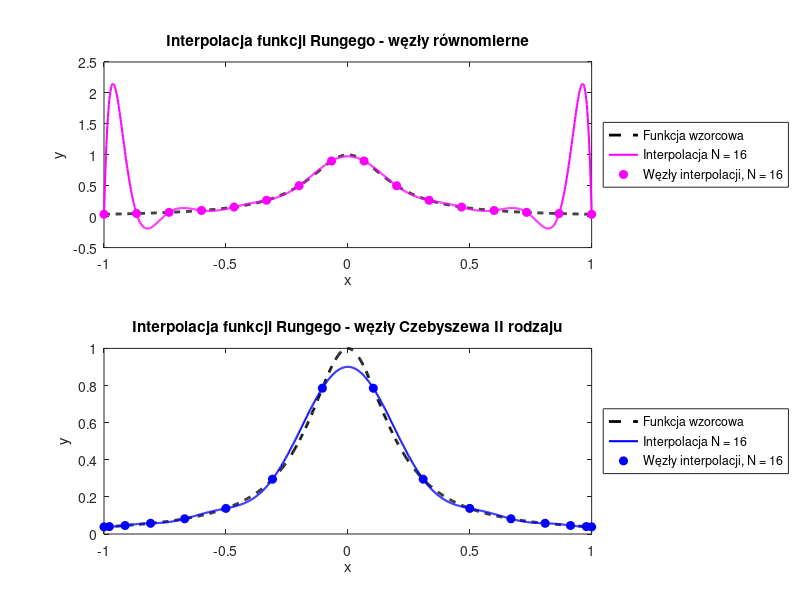

MATLAB code for this plot:
function [N, x_uniform, y_fine_uniform, x_chebyshev, y_fine_chebyshev] = ...
        compare_uniform_vs_chebyshev()

% Funkcja ilustruje porównanie działania interpolacji wielomianowej funkcji
% Rungego wyznaczonej dla a) węzłów rozmieszczonych równomiernie,
% b) węzłów Czebyszewa.
% N - liczba węzłów interpolacji wynosi z przedziału [12,20].
% Funkcja zwraca następujące wektory wierszowe:
% x_uniform - węzły interpolacji rozmieszczone równomiernie
% y_fine_uniform - interpolacja wielomianowa wyznaczona dla
%   równomiernie rozmieszczonych węzłów interpolacji
% x_chebyshev - węzły Czebyszewa
% y_fine_chebyshev - interpolacja wielomianowa wyznaczona dla węzłów Czebyszewa

    N = 16; % liczba węzłów interpolacji (można zmieniać między 12 a 20)

    % Gęsta siatka punktów do testowania interpolacji
    x_fine = linspace(-1, 1, 1000);

    % Funkcja Rungego
    runge_function = @(x) 1 ./ (1 + 25 * x.^2);
    y_fine_reference = runge_function(x_fine);

    % 1. Węzły równomiernie rozmieszczone
    x_uniform = linspace(-1, 1, N);
    y_uniform = runge_function(x_uniform);

    V_uniform = get_vandermonde_matrix(x_uniform);
    coeff_uniform = V_uniform \ y_uniform.'; % rozwiązanie układu równań liniowych
    coeff_uniform = coeff_uniform(end:-1:1); % dostosowanie do polyval
    y_fine_uniform = polyval(coeff_uniform, x_fine);

    % 2. Węzły Czebyszewa II rodzaju
    x_chebyshev = get_chebyshev_nodes(N);
    y_chebyshev = runge_function(x_chebyshev);

    V_chebyshev = get_vandermonde_matrix(x_chebyshev);
    coeff_chebyshev = V_chebyshev \ y_chebyshev.'; 
    coeff_chebyshev = coeff_chebyshev(end:-1:1);
    y_fine_chebyshev = polyval(coeff_chebyshev, x_fine);

    % 3. Wykresy
    figure;
    subplot(2,1,1);
    plot(x_fine, y_fine_reference, 'k--', 'LineWidth', 2, 'DisplayName', 'Funkcja wzorcowa');
    hold on;
    plot(x_fine, y_fine_uniform, 'm', 'LineWidth', 1.5, 'DisplayName', ['Interpolacja N = ', num2str(N)]);
    plot(x_uniform, y_uniform, 'mo', 'MarkerFaceColor', 'm', 'DisplayName', ['Węzły interpolacji, N = ', num2str(N)]);
    hold off;
    legend show;
    legend('Location', 'eastoutside')
    xlabel('x');
    ylabel('y');
    title('Interpolacja funkcji Rungego - węzły równomierne');

    subplot(2,1,2);
    plot(x_fine, y_fine_reference, 'k--', 'LineWidth', 2, 'DisplayName', 'Funkcja wzorcowa');
    hold on;
    plot(x_fine, y_fine_chebyshev, 'b', 'LineWidth', 1.5, 'DisplayName', ['Interpolacja N = ', num2str(N)]);
    plot(x_chebyshev, y_chebyshev, 'bo', 'MarkerFaceColor', 'b', 'DisplayName', ['Węzły interpolacji, N = ', num2str(N)]);
    hold off;
    legend show;
    legend('Location', 'eastoutside')
    xlabel('x');
    ylabel('y');
    title('Interpolacja funkcji Rungego - węzły Czebyszewa II rodzaju');

    set(gcf, 'Position', [1000 500 2000 1500]);
    saveas(gcf, 'zadanie2.png');
end

function x = get_chebyshev_nodes(N)
% Węzły Czebyszewa drugiego rodzaju wyznaczone w przedziale [-1, 1]
    k = 0:N-1;
    x = cos(pi * k / (N-1));
end

function V = get_vandermonde_matrix(x)
% Buduje macierz Vandermonde’a na podstawie wektora węzłów interpolacji x
    N = length(x);
    V = zeros(N);
    for j = 1:N
        V(:, j) = x.^(j-1);
    end
end
